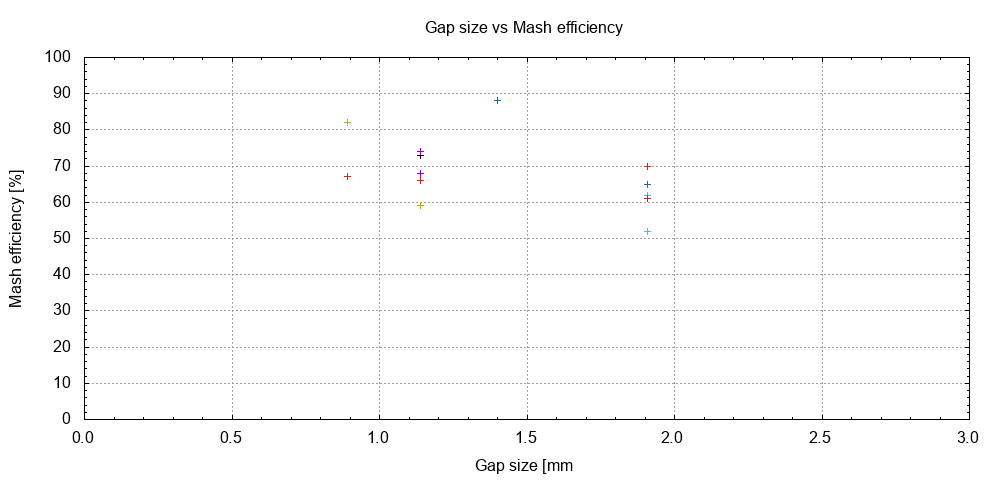

Write gnuplot code to recreate this figure.
# setup graph
set term png size 1000,480
output_file = "gap_size_vs_efficiency.png"
set output output_file
set title "Gap size vs Mash efficiency"
set style data points
set nokey
set ylabel "Mash efficiency [%]"
set yrange [0:100]
set grid y
set ytics 10
set mytics 5
set xlabel "Gap size [mm"
set format x "%.1f"
set xrange [0:3]
set mxtics 5
set grid x
plot "gap_size_vs_efficiency.data" using 1:2:3 with points lc variable notitle
# set output back to default
set output
# reset terminal type
set terminal pop

